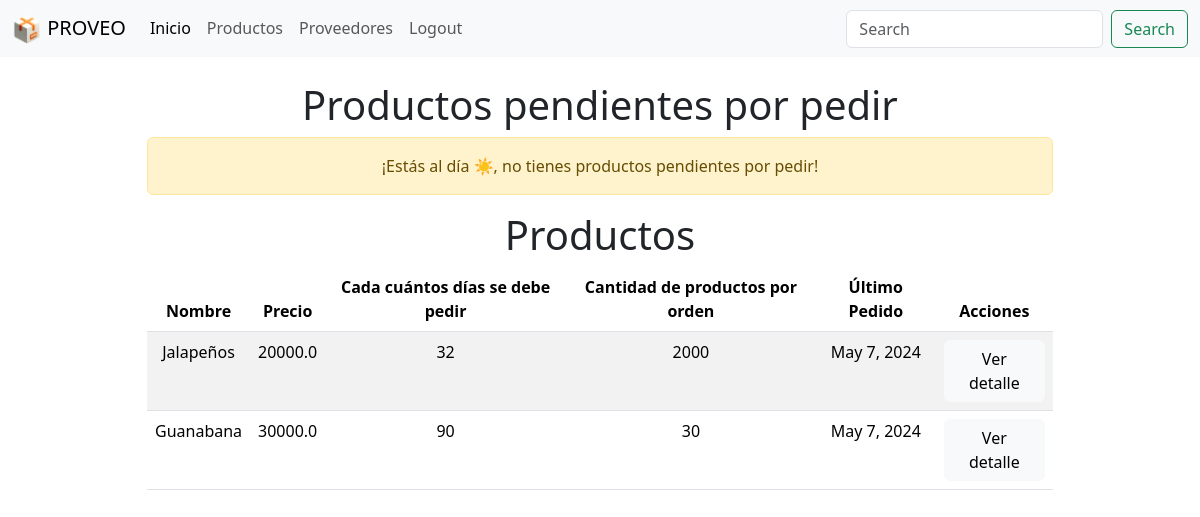
The app's page / (signed in), older data.
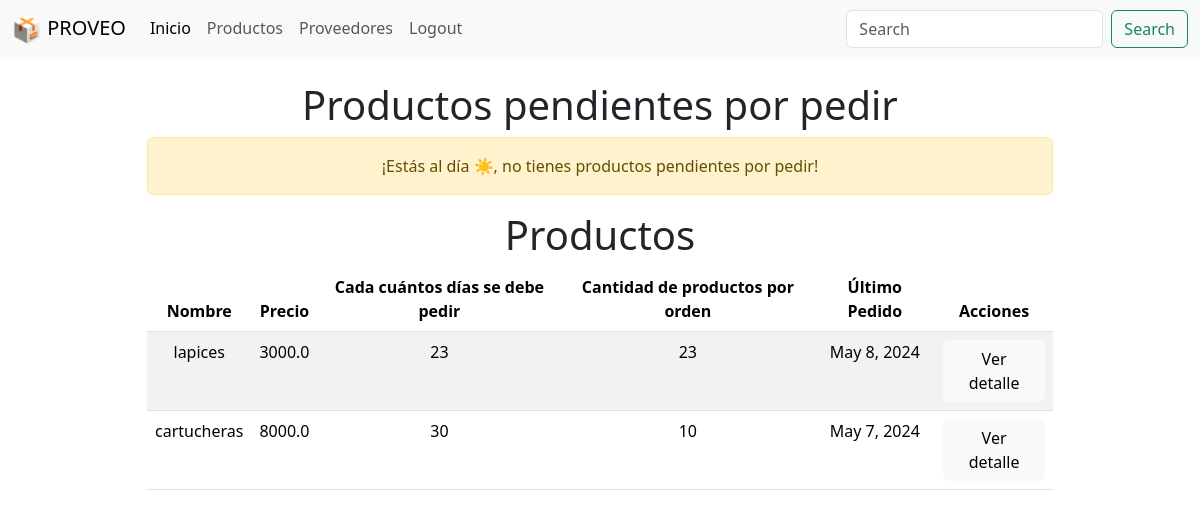
The same page, newer data.
### website/models.py (models this page shows, shortened)
class Producto(models.Model):
    nombre = models.CharField(max_length=50)
    precio = models.FloatField()
    descripcion = models.CharField(max_length=50)
    proveedor = models.ForeignKey(Proveedor, on_delete=models.CASCADE)
    cadaCuantosDias = models.IntegerField(default=0)
    cantidadPorOrden = models.IntegerField(default=0)
    fecha_registro = models.DateField(auto_now_add=True)
    userAsignado = models.ForeignKey(User, on_delete=models.CASCADE, default=1)
    ultimoPedido = models.DateField()

### website/views.py (the view)
# urls.py: 2. Add a URL to urlpatterns:  path('', views.home, name='home')
def home(request):
    user = request.user
    if request.method == 'POST':
        username = request.POST['username']
        password = request.POST['password']
        user = authenticate(request, username=username, password=password)
        if user is not None:
            login(request, user)
            messages.success(request, 'Has iniciado sesión exitosamente')
            return redirect('home')
        else:
            messages.error(request, 'Nombre de usuario o contraseña inválidos')
            return render(request, 'homeNoLog.html', {})
    elif request.user.is_authenticated:
        productos = Producto.objects.filter(userAsignado=request.user)
        proveedores = Proveedor.objects.filter(userAsignado=request.user)
        productosPorPedir = []
        for producto in productos:
            fechaPedido = producto.ultimoPedido
            fechaActual = datetime.datetime.now()
            if fechaPedido is not None:
                if isinstance(fechaPedido, datetime.date):
                    fechaPedido = datetime.datetime.combine(
                        fechaPedido, datetime.datetime.min.time())
                diferencia = fechaActual - fechaPedido
                if diferencia.days > producto.cadaCuantosDias:
                    productosPorPedir.append(producto)
        return render(request, 'home.html', {'productos': productos, 'proveedores': proveedores, 'productosPorPedir': productosPorPedir})
    return render(request, 'homeNoLog.html', {})

### website/templates/home.html
{% extends "base.html" %} {% block content %}
<div class="container">
  <div class="row justify-content-center align-items-center">
    <div class="col-md-10">
      <h1 class="text-center">Productos pendientes por pedir</h1>
      {% if productosPorPedir %}
      <div class="table-responsive text-center">
        <table class="table table-striped text-center">
          <thead>
            <tr>
              <th>Nombre</th>
              <th>Precio</th>
              <th>Cada cuántos días se debe pedir</th>
              <th>Cantidad de productos por orden</th>
              <th>Último Pedido</th>
              <th>Acciones</th>
            </tr>
          </thead>
          <tbody>
            {% for productoPorPedir in productosPorPedir %}
            <tr>
              <td>{{ productoPorPedir.nombre }}</td>
              <td>{{ productoPorPedir.precio }}</td>
              <td>{{ productoPorPedir.cadaCuantosDias }}</td>
              <td>{{ productoPorPedir.cantidadPorOrden }}</td>
              <td>{{ productoPorPedir.ultimoPedido }}</td>
              <td>
                <a
                  href="{% url 'producto' productoPorPedir.id %}"
                  class="btn btn-light"
                  >Ver detalle</a
                >
              </td>
            </tr>
            {% endfor %}
          </tbody>
        </table>
      </div>
      {% else %}
      <div class="alert alert-warning text-center" role="alert">
        ¡Estás al día ☀️, no tienes productos pendientes por pedir!
      </div>
      {% endif %} {% if productos %}
      <h1 class="text-center">Productos</h1>
      <div class="table-responsive text-center">
        <table class="table table-striped text-center">
          <thead>
            <tr>
              <th>Nombre</th>
              <th>Precio</th>
              <th>Cada cuántos días se debe pedir</th>
              <th>Cantidad de productos por orden</th>
              <th>Último Pedido</th>
              <th>Acciones</th>
            </tr>
          </thead>
          <tbody>
            {% for producto in productos %}
            <tr>
              <td>{{ producto.nombre }}</td>
              <td>{{ producto.precio }}</td>
              <td>{{ producto.cadaCuantosDias }}</td>
              <td>{{ producto.cantidadPorOrden }}</td>
              <td>{{ producto.ultimoPedido }}</td>
              <td>
                <a href="{% url 'producto' producto.id %}" class="btn btn-light"
                  >Ver detalle</a
                >
              </td>
            </tr>
            {% endfor %}
          </tbody>
        </table>
      </div>
      {% else %}
      <div class="alert alert-warning text-center" role="alert">
        ¡Estás al día ☀️, no tienes productos pendientes por pedir!
      </div>
      {% endif %}
    </div>
  </div>
</div>
{% endblock %}

### website/templates/base.html (shortened to what this page needs)
<!DOCTYPE html>
<html lang="en">
  <head>
    <link
      href="https://cdn.jsdelivr.net/npm/bootstrap@5.3.3/dist/css/bootstrap.min.css"
      rel="stylesheet"
    />
  </head>
  <body>
    {% include "navbar.html" %}
    <div class="container">
      <br />
       {% block content%} {% endblock %}
    </div>
  </body>
</html>

### website/templates/navbar.html (shortened to what this page needs)
<nav
  class="navbar navbar-expand-lg bg-body-tertiary"
  style="background-color: #e3f2fd"
>
  <div class="container-fluid">
    <div class="collapse navbar-collapse" id="navbarSupportedContent">
      <ul class="navbar-nav me-auto mb-2 mb-lg-0">
        <a class="navbar-brand" href="{% url 'home' %}">
          <img
            src="/static/media/logo.png"
            alt="Logo"
            width="30"
            height="30"
            class="d-inline-block align-text-top"
          />
          PROVEO
        </a>
        <li class="nav-item">
          <a class="nav-link active" aria-current="page" href="{% url 'home' %}"
            >Inicio</a
          >
        </li>
        <li class="nav-item">
          <a class="nav-link" href="{% url 'productos' %}">Productos</a>
        </li>
        <li class="nav-item">
          <a class="nav-link" href="{% url 'proveedores' %}">Proveedores</a>
        </li>
        <li class="nav-item">
          <a class="nav-link" href="{% url 'logout' %}">Logout</a>
        </li>
      </ul>
      <form class="d-flex" role="search">
        <input
          class="form-control me-2"
          type="search"
          placeholder="Search"
          aria-label="Search"
        />
        <button class="btn btn-outline-success" type="submit">Search</button>
      </form>
    </div>
  </div>
</nav>

Row changes from the older to the newer data that the page shows:
removed Producto: nombre "Jalapeños", precio "20000.0", cadaCuantosDias "32", cantidadPorOrden "2000", ultimoPedido "May 7, 2024"
removed Producto: nombre "Guanabana", precio "30000.0", cadaCuantosDias "90", cantidadPorOrden "30", ultimoPedido "May 7, 2024"
added Producto: nombre "lapices", precio "3000.0", cadaCuantosDias "23", cantidadPorOrden "23", ultimoPedido "May 8, 2024"
added Producto: nombre "cartucheras", precio "8000.0", cadaCuantosDias "30", cantidadPorOrden "10", ultimoPedido "May 7, 2024"
